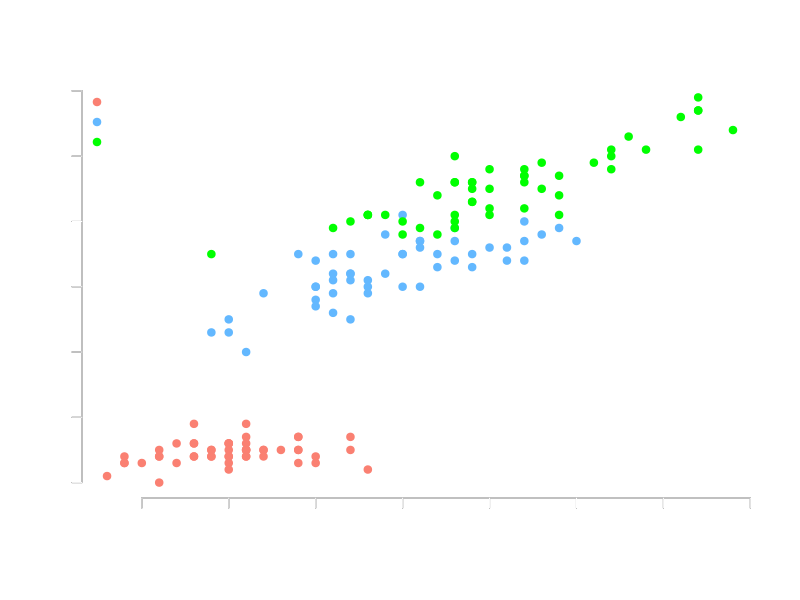

This figure's R source:



png(file = "portada.png", bg = "transparent")

par(col.axis='white', col.lab='white', col.main='white')

with(iris, plot(x=Sepal.Length, y=Petal.Length, pch=19, bty='n',
                col=c('salmon', 'steelblue1', 'green1')[Species]))

axis(side=1, col='white')
axis(side=2, col='white')

legend('topleft', legend=levels(iris$Species),
       col=c('salmon', 'steelblue1', 'green1'), pch=19,
       text.col='white', bty='n')


dev.off()
